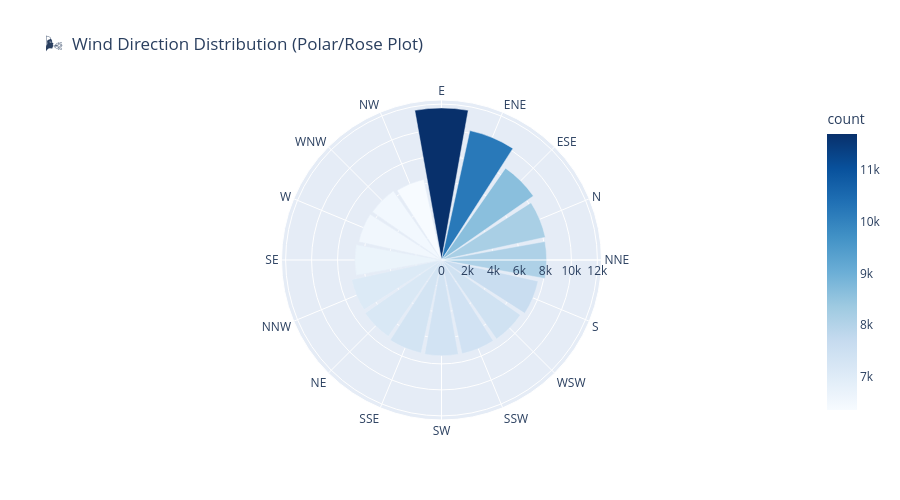

Notebook code cell kept with this figure:
### Markdown cell above
## 16. Additional: Wind Direction Analysis (Polar / Rose Plot)

### Code cell
# Wind direction frequency
wind_dir_counts = df['wind_direction'].value_counts().reset_index()
wind_dir_counts.columns = ['direction', 'count']

fig = px.bar_polar(
    wind_dir_counts, r='count', theta='direction',
    color='count',
    color_continuous_scale='Blues',
    title='🌬️  Wind Direction Distribution (Polar/Rose Plot)'
)
fig.update_layout(height=500)
fig.show()

### Figure 1 — Plotly figure (JSON) as saved in the notebook; plotly's stock layout.template omitted (floating-point values rounded to 4 significant figures)
{"data": [{"hovertemplate": "count=%{marker.color}<br>direction=%{theta}<extra></extra>", "legendgroup": "", "marker": {"color": [11701, 10201, 8618, 8181, 8092, 7612, 7405, 7384, 7367, 7323, 7160, 7075, 6666, 6519, 6478, 6354], "coloraxis": "coloraxis", "pattern": {"shape": ""}}, "name": "", "r": [11701, 10201, 8618, 8181, 8092, 7612, 7405, 7384, 7367, 7323, 7160, 7075, 6666, 6519, 6478, 6354], "showlegend": false, "subplot": "polar", "theta": ["E", "ENE", "ESE", "N", "NNE", "S", "WSW", "SSW", "SW", "SSE", "NE", "NNW", "SE", "W", "WNW", "NW"], "type": "barpolar"}], "layout": {"barmode": "relative", "coloraxis": {"colorbar": {"title": {"text": "count"}}, "colorscale": [[0, "rgb(247,251,255)"], [0.125, "rgb(222,235,247)"], [0.25, "rgb(198,219,239)"], [0.375, "rgb(158,202,225)"], [0.5, "rgb(107,174,214)"], [0.625, "rgb(66,146,198)"], [0.75, "rgb(33,113,181)"], [0.875, "rgb(8,81,156)"], [1, "rgb(8,48,107)"]]}, "height": 500, "legend": {"tracegroupgap": 0}, "polar": {"angularaxis": {"direction": "clockwise", "rotation": 90}, "domain": {"x": [0, 1], "y": [0, 1]}}, "title": {"text": "🌬️  Wind Direction Distribution (Polar/Rose Plot)"}}}
